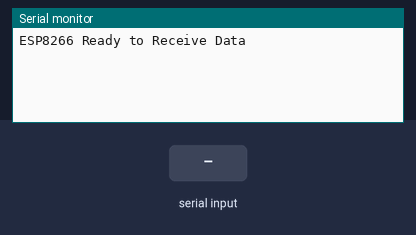
Bench run of a sketch on a simulated Arduino Uno, built with avr-gcc and run on an emulated ATmega328P. Parts: the last lines printed to the serial monitor. The test bench sets the inputs (shaded band).

Above: at 1.2 s.
1.3 s: "1\n" received over Serial
At 2.2 s:
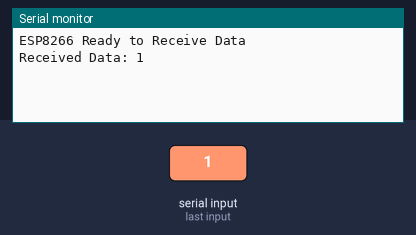
2.8 s: "0\n" received over Serial
At 3.3 s:
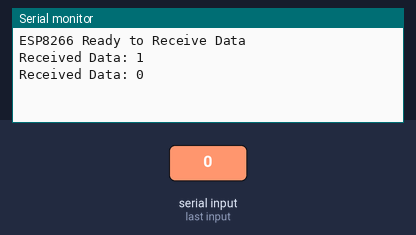
4.3 s: "2\n" received over Serial
At 5.6 s:
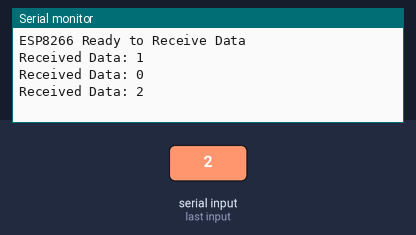

The sketch:

esp_pnt_pkt.ino
```cpp
void setup() {
  Serial.begin(9600);  // Start serial communication with the Uno
  Serial.println("ESP8266 Ready to Receive Data");
}

void loop() {
  if (Serial.available()) {
    String dataPacket = Serial.readStringUntil('\n');  // Read the incoming data from the Uno
    Serial.print("Received Data: ");
    Serial.println(dataPacket);  // Print the received data to the Serial Monitor
  }
}
```

Measured:
- after the input at 1.3 s, the serial monitor: prints a new line at once (image 1)
- after the input at 2.8 s, the serial monitor: prints a new line at once (image 2)
- after the input at 4.3 s, the serial monitor: prints a new line at once (image 3)
